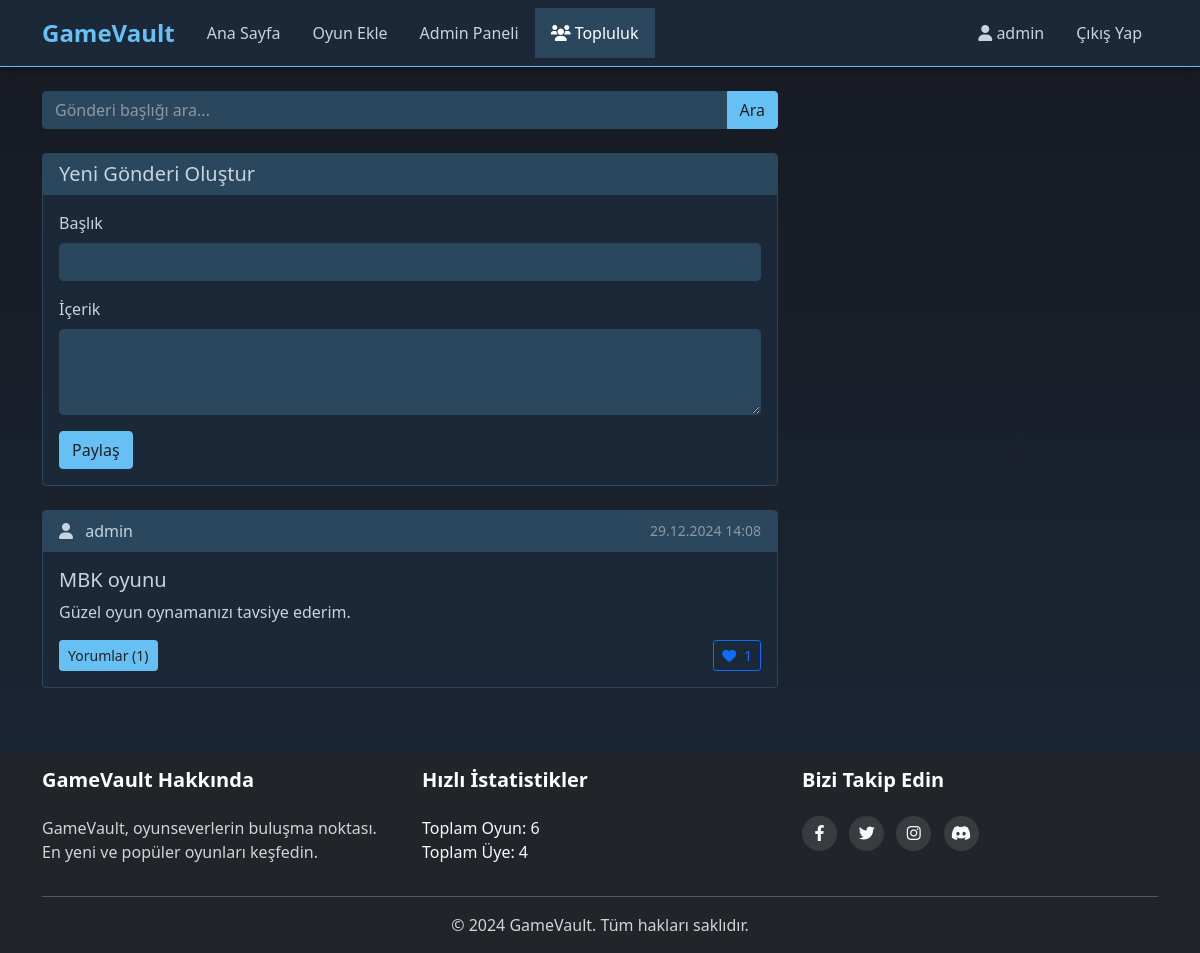
The app's page /community.php (signed in), older data.
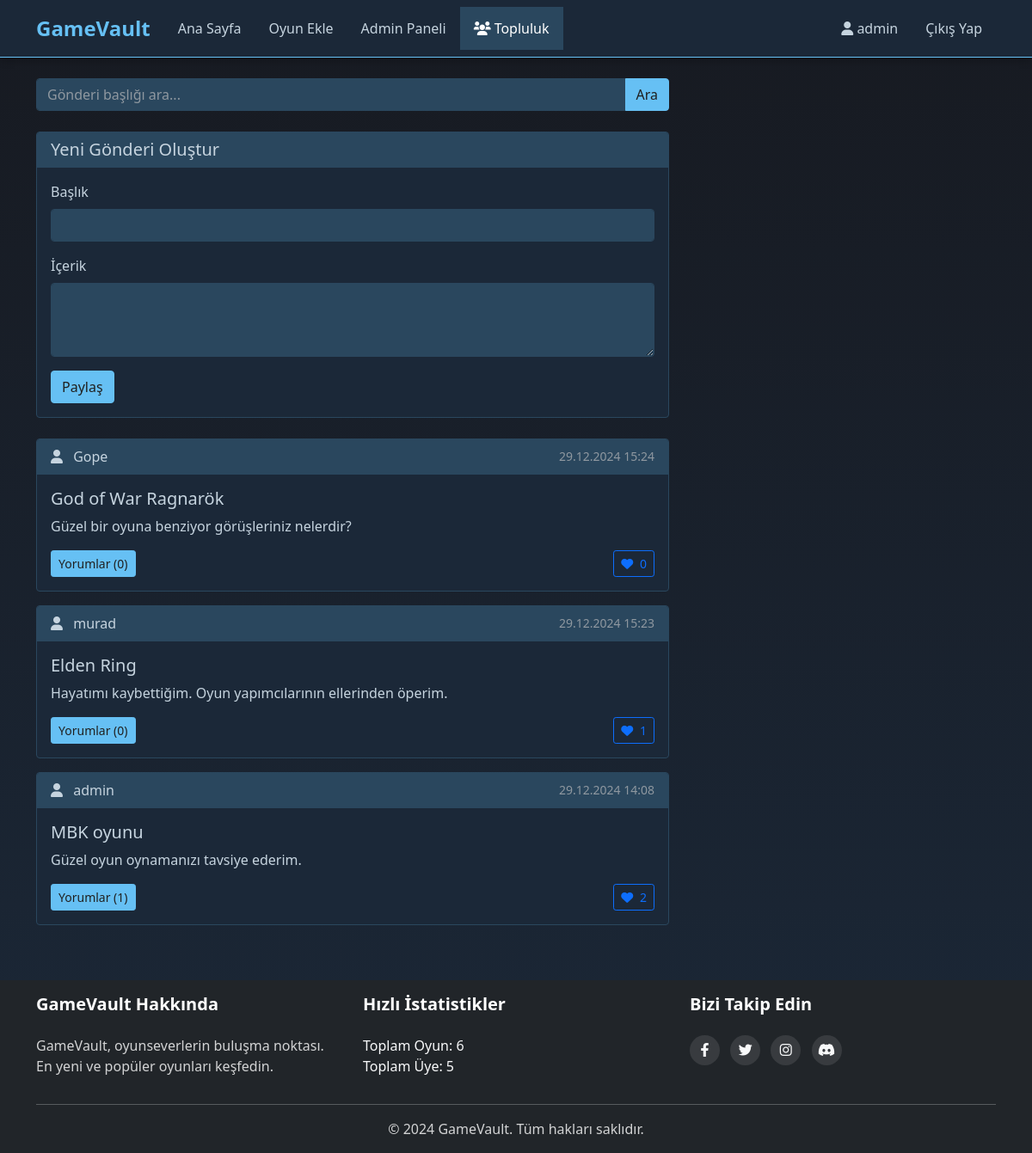
The same page, newer data.
### tables this page shows
CREATE TABLE forum_posts (
                id INTEGER PRIMARY KEY AUTOINCREMENT,
                user_id INTEGER NOT NULL,
                title TEXT NOT NULL,
                content TEXT NOT NULL,
                likes INTEGER DEFAULT 0,
                created_at DATETIME DEFAULT CURRENT_TIMESTAMP,
                FOREIGN KEY (user_id) REFERENCES users(id) ON DELETE CASCADE
            );

### community.php (the view, shortened to what this page needs)
<?php
$db = Database::getInstance()->getConnection();
$search_query = '';
try {
    $stmt = $db->prepare("
        SELECT fp.*, u.username,
        (SELECT COUNT(*) FROM forum_comments WHERE post_id = fp.id) as comment_count,
        (SELECT COUNT(*) FROM post_likes WHERE post_id = fp.id) as like_count
        FROM forum_posts fp
        JOIN users u ON fp.user_id = u.id
        WHERE fp.title LIKE ?
        ORDER BY fp.created_at DESC
    ");
    $stmt->execute(['%' . $search_query . '%']);
    $posts = $stmt->fetchAll();
} catch(PDOException $e) {
    $error = 'Gönderiler yüklenirken bir hata oluştu.';
}
$active_page = 'community';
include 'includes/header.php';
?>
<div class="container mt-4">
    <div class="row">
        <div class="col-md-8">
            <form method="GET" action="" class="mb-4">
                <div class="input-group">
                    <input type="text" class="form-control" name="search" placeholder="Gönderi başlığı ara..." value="<?php echo htmlspecialchars($search_query); ?>">
                    <button class="btn btn-primary" type="submit">Ara</button>
                </div>
            </form>
            <div class="card mb-4">
                <div class="card-header">
                    <h5 class="mb-0">Yeni Gönderi Oluştur</h5>
                </div>
                <div class="card-body">
                    <form method="POST" action="">
                        <div class="mb-3">
                            <label for="post_title" class="form-label">Başlık</label>
                            <input type="text" class="form-control" id="post_title" name="post_title" required>
                        </div>
                        <div class="mb-3">
                            <label for="post_content" class="form-label">İçerik</label>
                            <textarea class="form-control" id="post_content" name="post_content" rows="3" required></textarea>
                        </div>
                        <button type="submit" class="btn btn-primary">Paylaş</button>
                    </form>
                </div>
            </div>
            <?php foreach ($posts as $post): ?>
            <div class="card mb-3">
                <div class="card-header d-flex justify-content-between align-items-center">
                    <div>
                        <i class="fas fa-user me-2"></i>
                        <?php echo htmlspecialchars($post['username']); ?>
                    </div>
                    <small class="text-muted">
                        <?php echo date('d.m.Y H:i', strtotime($post['created_at'])); ?>
                    </small>
                </div>
                <div class="card-body">
                    <h5 class="card-title"><?php echo htmlspecialchars($post['title']); ?></h5>
                    <p class="card-text"><?php echo nl2br(htmlspecialchars($post['content'])); ?></p>
                    <div class="d-flex justify-content-between align-items-center">
                        <div>
                            <button class="btn btn-sm btn-primary comment-toggle" data-post-id="<?php echo $post['id']; ?>">
                                Yorumlar (<?php echo $post['comment_count']; ?>)
                            </button>
                        </div>
                        <div>
                            <button class="btn btn-sm btn-outline-primary like-btn" data-post-id="<?php echo $post['id']; ?>">
                                <i class="fas fa-heart me-1"></i>
                                <span class="like-count"><?php echo $post['like_count']; ?></span>
                            </button>
                        </div>
                    </div>
                </div>
            </div>
            <?php endforeach; ?>
        </div>
    </div>
</div>
<?php include 'includes/footer.php'; ?>

### includes/header.php (shortened to what this page needs)
<!DOCTYPE html>
<html lang="tr">
<head>
    <link href="https://cdn.jsdelivr.net/npm/bootstrap@5.1.3/dist/css/bootstrap.min.css" rel="stylesheet">
    <link href="https://cdnjs.cloudflare.com/ajax/libs/font-awesome/6.0.0/css/all.min.css" rel="stylesheet">
    <link href="css/style.css" rel="stylesheet">
</head>
<body>
    <nav class="navbar navbar-expand-lg navbar-dark bg-dark">
        <div class="container">
            <a class="navbar-brand" href="index.php">GameVault</a>
            <div class="collapse navbar-collapse" id="navbarNav">
                <ul class="navbar-nav me-auto">
                    <li class="nav-item">
                        <a class="nav-link <?php echo $active_page == 'home' ? 'active' : ''; ?>" href="index.php">Ana Sayfa</a>
                    </li>
                    <?php if (isset($_SESSION['is_admin']) && $_SESSION['is_admin'] == 1): ?>
                    <li class="nav-item">
                        <a class="nav-link <?php echo $active_page == 'add_game' ? 'active' : ''; ?>" href="add_game.php">Oyun Ekle</a>
                    </li>
                    <li class="nav-item">
                        <a class="nav-link <?php echo $active_page == 'admin' ? 'active' : ''; ?>" href="admin_panel.php">Admin Paneli</a>
                    </li>
                    <?php endif; ?>
                    <li class="nav-item">
                        <a class="nav-link <?php echo $active_page == 'community' ? 'active' : ''; ?>" href="community.php">
                            <i class="fas fa-users me-1"></i>Topluluk
                        </a>
                    </li>
                </ul>
                <ul class="navbar-nav">
                    <li class="nav-item">
                        <a class="nav-link <?php echo $active_page == 'profile' ? 'active' : ''; ?>" href="profile.php">
                            <i class="fas fa-user"></i> <?php echo isset($_SESSION['username']) ? htmlspecialchars($_SESSION['username']) : ''; ?>
                        </a>
                    </li>
                    <li class="nav-item">
                        <a class="nav-link" href="logout.php">Çıkış Yap</a>
                    </li>
                </ul>
            </div>
        </div>
    </nav>
</body>
</html>

### includes/footer.php (shortened to what this page needs)
<?php
$db = Database::getInstance()->getConnection();
try {
    $total_games = $db->query("SELECT COUNT(*) FROM games")->fetchColumn();
    $total_users = $db->query("SELECT COUNT(*) FROM users")->fetchColumn();
} catch(PDOException $e) {
    $total_games = 0;
    $total_users = 0;
}
?>
<footer class="footer mt-5 py-3 bg-dark text-light">
    <div class="container">
        <div class="row">
            <div class="col-md-4">
                <h5>GameVault Hakkında</h5>
                <p>GameVault, oyunseverlerin buluşma noktası. En yeni ve popüler oyunları keşfedin.</p>
            </div>
            <div class="col-md-4">
                <h5>Hızlı İstatistikler</h5>
                <ul class="list-unstyled">
                    <li>Toplam Oyun: <?php echo number_format($total_games); ?></li>
                    <li>Toplam Üye: <?php echo number_format($total_users); ?></li>
                </ul>
            </div>
            <div class="col-md-4">
                <h5>Bizi Takip Edin</h5>
                <div class="social-links">
                    <a href="#" class="text-light me-2"><i class="fab fa-facebook-f"></i></a>
                    <a href="#" class="text-light me-2"><i class="fab fa-twitter"></i></a>
                    <a href="#" class="text-light me-2"><i class="fab fa-instagram"></i></a>
                    <a href="#" class="text-light"><i class="fab fa-discord"></i></a>
                </div>
            </div>
        </div>
        <hr class="mt-3">
        <div class="row">
            <div class="col-12 text-center">
                <p class="mb-0">&copy; <?php echo date('Y'); ?> GameVault. Tüm hakları saklıdır.</p>
            </div>
        </div>
    </div>
</footer>
</body>
</html>

### css/style.css (style rules this page uses)
:root { --primary-bg: #171a21; --secondary-bg: #1b2838; --content-bg: #2a475e; --text-color: #c6d4df; --text-muted: #8f98a0; --text-hover: #ffffff; --primary-accent: #66c0f4; --secondary-accent: #1999ff; --success: #a4d007; --danger: #cc3d3d; --card-bg: #1b2838; --card-border: #2a475e; --card-hover: #2a475e; }
body { background-color: var(--primary-bg) !important; color: var(--text-color) !important; }
.navbar { background-color: #1b2838 !important; border-bottom: 1px solid #66c0f4; box-shadow: 0 2px 10px rgba(0, 0, 0, 0.3); }
.navbar-brand { color: #66c0f4 !important; font-weight: bold; font-size: 1.5rem; }
.nav-link { color: #c6d4df !important; padding: 0.8rem 1rem !important; transition: all 0.3s ease; }
.nav-link.active { color: #ffffff !important; background-color: rgba(102, 192, 244, 0.2); }
.card { background-color: var(--card-bg); border: 1px solid var(--card-border); transition: all 0.3s ease; }
.card-body { color: var(--text-color); }
.btn-primary { background-color: var(--primary-accent) !important; border-color: var(--primary-accent) !important; color: #202020 !important; }
.form-control, .form-select { background-color: var(--content-bg) !important; border-color: var(--card-border) !important; color: var(--text-color) !important; }
::placeholder { color: var(--text-muted) !important; opacity: 1; }
html, body { min-height: 100vh; display: flex; flex-direction: column; background: linear-gradient(to bottom, var(--primary-bg), var(--secondary-bg)) !important; }
.container { flex: 1; }
.footer { margin-top: auto; padding: 2rem 0; background-color: #343a40; color: #fff; }
.footer h5 { color: #fff; margin-bottom: 1.5rem; font-weight: 600; }
.footer p { color: rgba(255, 255, 255, 0.8); }
.footer .social-links a { display: inline-block; width: 35px; height: 35px; line-height: 35px; text-align: center; border-radius: 50%; background-color: rgba(255, 255, 255, 0.1); transition: all 0.3s ease; }
.footer hr { border-color: rgba(255, 255, 255, 0.1); }
html, body { height: 100%; }
body { display: flex; flex-direction: column; min-height: 100vh; }
.form-control, .form-select { background-color: var(--content-bg); border: 1px solid var(--card-border); color: var(--text-color); }
.card { background-color: var(--card-bg) !important; border: 1px solid var(--card-border) !important; }
.card-header { background-color: var(--content-bg) !important; border-bottom: 1px solid var(--card-border) !important; color: var(--text-color) !important; }
.card-body { color: var(--text-color) !important; }
.form-label { color: var(--text-color) !important; }
.form-control { background-color: var(--content-bg) !important; border: 1px solid var(--card-border) !important; color: var(--text-color) !important; }
.text-muted { color: var(--text-muted) !important; }
a { color: var(--primary-accent) !important; }
::placeholder { color: var(--text-muted) !important; opacity: 0.7; }
.like-btn { transition: all 0.2s; }

Row changes from the older to the newer data that the page shows:
added forum_posts: username "Gope", created_at "29.12.2024 15:24", title "God of War Ragnarök", content "Güzel bir oyuna benziyor görüşleriniz nelerdir?", comment_count "0", like_count "0"
added forum_posts: username "murad", created_at "29.12.2024 15:23", title "Elden Ring", content "Hayatımı kaybettiğim. Oyun yapımcılarının ellerinden öperim.", comment_count "0", like_count "1"
computed for forum_posts "MBK oyunu": like_count "1" → "2"
Text that changed along with them:
$total_users: "4" → "5"
